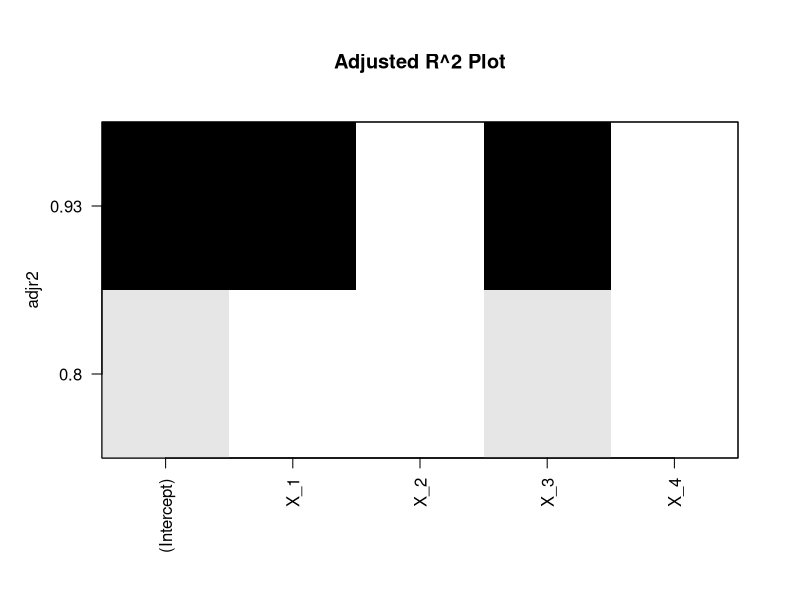
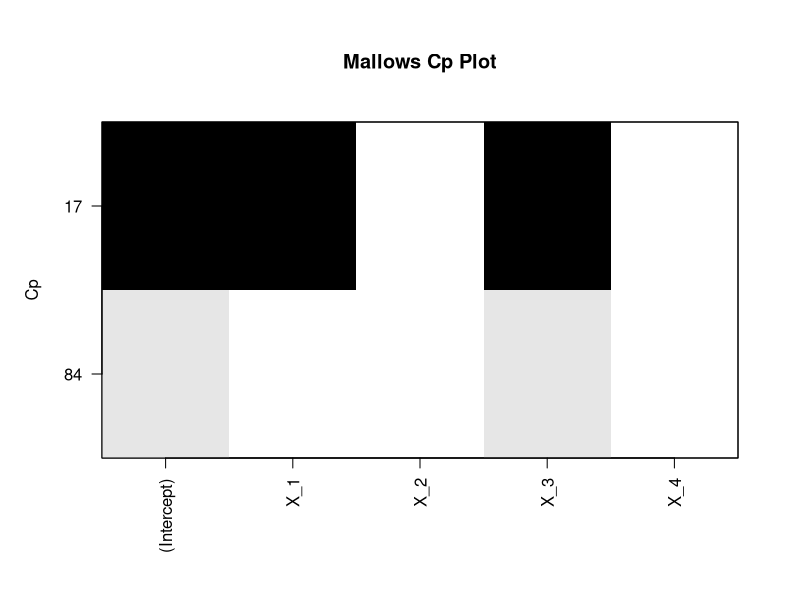
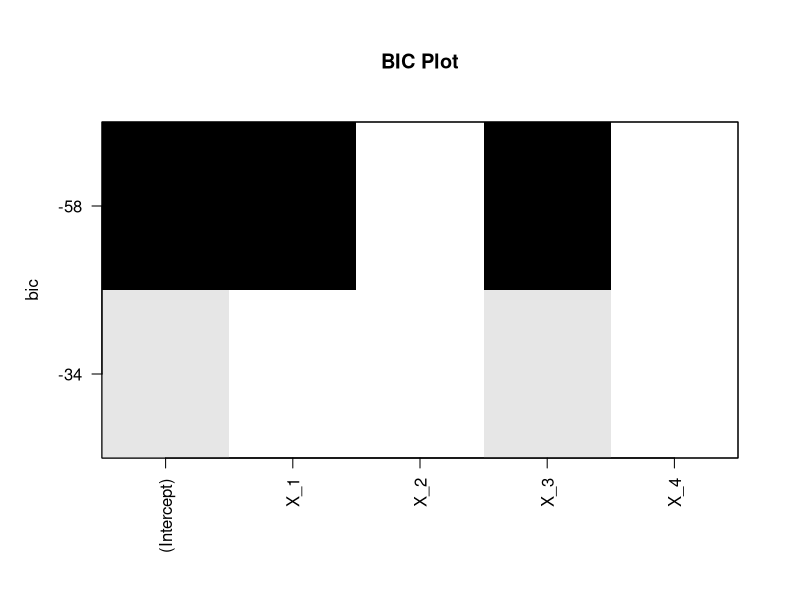

Source code (R) for these figures, in order:
## ---- chunk 1
#| message: false

# required package for regsubsets()
library(leaps)

# read data
job <- read.table("../../data/CH09PR10-1.txt", header=TRUE)

# select model; methods = exhaustive, forward, or backward
best_subs <- regsubsets(Job_Proficiency_Score ~ X_1 + X_2 + X_3 + X_4,
                        data=job,
                        method="exhaustive",
                        nvmax=2)                    #include 2 variables max
summary(best_subs)

# adjusted r squared plot
plot(best_subs, scale="adjr2", main="Adjusted R^2 Plot")

# mallows cp plot
plot(best_subs, scale="Cp", main="Mallows Cp Plot")

# bic plot
plot(best_subs, scale="bic", main="BIC Plot")

# required package for step()
library(car)

# fit intercept and full model
gfit_int <- lm(Job_Proficiency_Score~1, data=job)
gfit_full <- lm(Job_Proficiency_Score~., data=job)

# aic model selection
forwstep_a <- step(gfit_int, scope=list(upper=gfit_full), data=job, direction="both")
forwstep_a

# bic model selection
forwstep_b <- step(gfit_int, scope=list(upper=gfit_full), data=job, direction="both", k=log(nrow(job)))
forwstep_b
